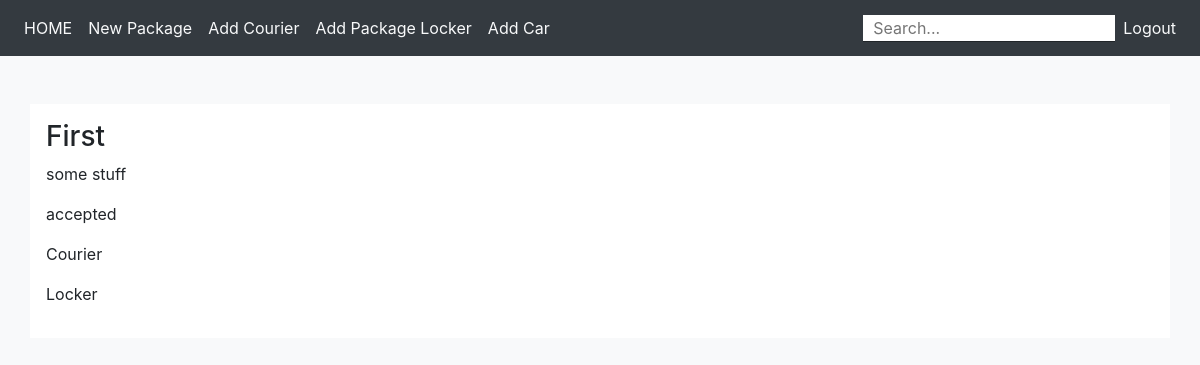
/package/details/1 (signed in), run on an earlier commit of the app's database.
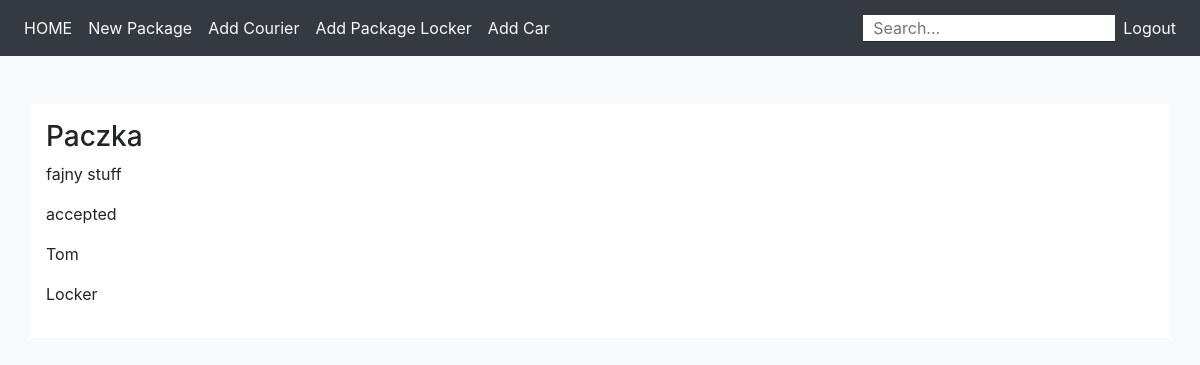
And on a later commit of the database.
### models.py (models this page shows)
class Package(db.Model):
	__tablename__ = 'Packages'
	id = db.Column(db.Integer, primary_key=True)
	title = db.Column(db.String(100))
	details = db.Column(db.String(1000))
	status = db.Column(db.String(100))
	package_id = db.Column(db.String(100), unique=True)
	courier = db.Column(db.String(100), db.ForeignKey('Couriers.courier_id'))
	package_locker = db.Column(db.String(100), db.ForeignKey('Package_Lockers.package_locker_id'))

class Courier(db.Model):
	__tablename__ = 'Couriers'
	id = db.Column(db.Integer, primary_key=True)
	name = db.Column(db.String(100))
	courier_id = db.Column(db.String(100), unique=True)
	package = db.Column(db.String(100), db.ForeignKey('Packages.package_id'))
	car = db.Column(db.String(100), db.ForeignKey('Cars.car_id'))

### package.py (the view)
@package.route('/package/details/<int:id>')
@login_required
def details(id):
	package = Package.query.filter_by(id=id).first()
	courier = Courier.query.filter_by(courier_id=package.courier).first()
	locker = Package_Locker.query.filter_by(package_locker_id=package.package_locker).first()
	return render_template('package_details.html', package=package, courier=courier, locker=locker)

### templates/package_details.html
{% extends 'main_base.html' %}
{% block content %}
	<div class="panel panel-default">
		<div class="panel-heading">
			<h3 class="panel-title">{{ package['title'] }}</h3>
		</div>
		<div class="panel-body">
			<p class="">{{ package['details'] }}</p>
			<p class="">{{ package['status'] }}</p>
			<p class="">{{ courier['name'] }}</p>
			<p class="">{{ locker['name'] }}</p>
		</div>
	</div>
{% endblock %}

What changed in the data, as far as the page shows it:
changed Package "accepted": title "First" → "Paczka"; details "some stuff" → "fajny stuff"
changed Courier: name "Courier" → "Tom"
